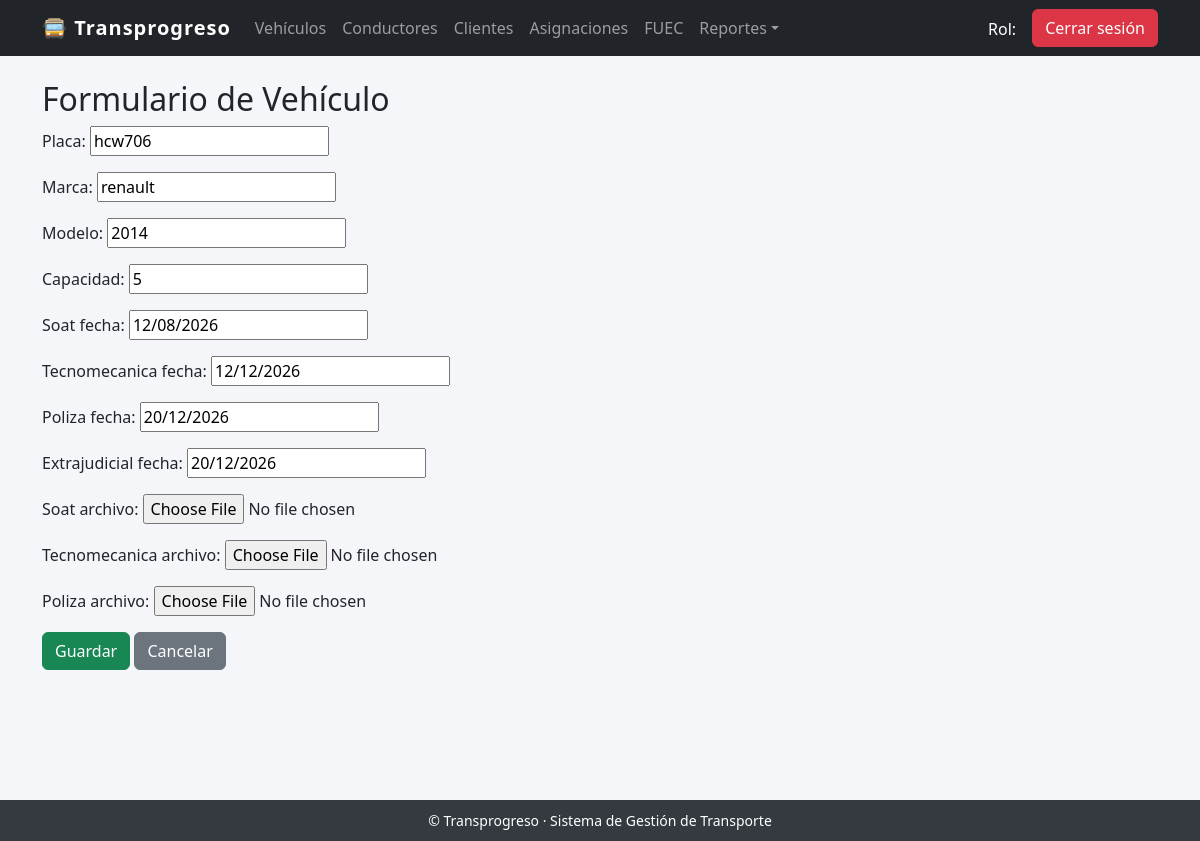
The app's page /vehiculos/11/editar/ (signed in) with its own data.
### gestion_vehiculos/models.py (models this page shows, shortened)
class Vehiculo(models.Model):
    placa = models.CharField(max_length=10, unique=True)
    marca = models.CharField(max_length=50)
    modelo = models.CharField(max_length=50)
    capacidad = models.IntegerField(null=True, blank=True)
    soat_fecha = models.DateField(null=True, blank=True)
    tecnomecanica_fecha = models.DateField(null=True, blank=True)
    poliza_fecha = models.DateField(null=True, blank=True)
    extrajudicial_fecha = models.DateField(null=True, blank=True)
    soat_archivo = models.FileField(upload_to="documentos/soat/", null=True, blank=True)
    tecnomecanica_archivo = models.FileField(upload_to="documentos/tecnomecanica/", null=True, blank=True)
    poliza_archivo = models.FileField(upload_to="documentos/polizas/", null=True, blank=True)

### gestion_vehiculos/views.py (the view)
# urls.py: path('vehiculos/<int:id>/editar/', views.vehiculo_editar, name='vehiculo_editar'),
@login_required
def vehiculo_editar(request, id):
    vehiculo = get_object_or_404(Vehiculo, id=id)
    if request.method == "POST":
        form = VehiculoForm(request.POST, request.FILES, instance=vehiculo)
        if form.is_valid():
            form.save()
            return redirect("vehiculos")
    else:
        form = VehiculoForm(instance=vehiculo)
    return render(request, "vehiculos/form.html", {"form": form})

### gestion_vehiculos/forms.py
class VehiculoForm(forms.ModelForm):
    class Meta:
        model = Vehiculo
        fields = "__all__"

### templates/vehiculos/form.html (shortened to what this page needs)
{% extends 'base.html' %}
{% block content %}
<div class="container mt-4">
    <h2>Formulario de Vehículo</h2>
    <form method="POST" enctype="multipart/form-data">
        {{ form.as_p }}
        <button class="btn btn-success">Guardar</button>
        <a href="{% url 'vehiculos' %}" class="btn btn-secondary">Cancelar</a>
    </form>
</div>
{% endblock %}

### templates/base.html (style rules this page uses)
body { background-color: #f4f6f9; }

### records on screen
Vehiculo: placa "hcw706", marca "renault", modelo "2014", capacidad "5", soat_fecha "12/08/2026", tecnomecanica_fecha "12/12/2026", poliza_fecha "20/12/2026", extrajudicial_fecha "20/12/2026"
